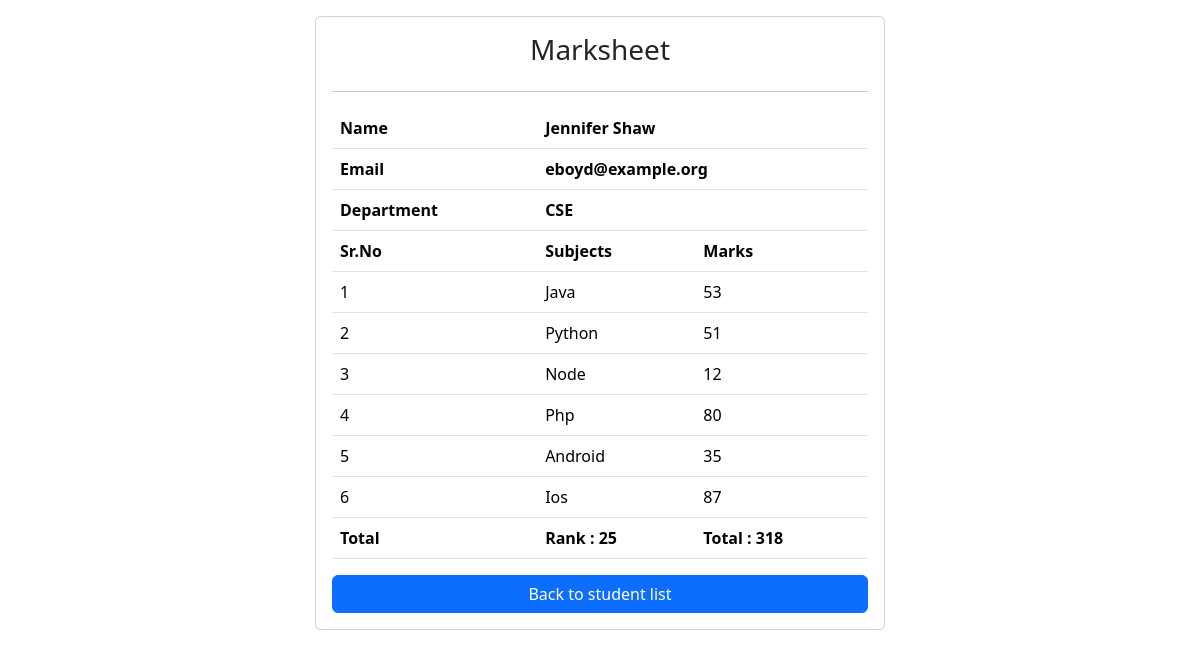
Screenshot of /marksheet?id=4 with the database file from the repository.
### app/models.py (models this page shows)
class Marks(models.Model):
    student = models.ForeignKey(Student, on_delete=models.CASCADE)
    subject = models.ForeignKey(Subject, on_delete=models.CASCADE)
    marks = models.IntegerField(default=0)

class Student(models.Model):
    dept = models.ForeignKey(Department,on_delete=models.CASCADE)
    stid = models.ForeignKey(StudentId,on_delete=models.CASCADE)
    name = models.CharField(max_length=30)
    email  =models.CharField(max_length=50)
    age = models.IntegerField()

class Department(models.Model):
    name = models.CharField(max_length=20)

class Subject(models.Model):
    name = models.CharField(max_length=20)

### app/views.py (the view)
# urls.py: path("marksheet",marksheet,name="marksheet")
def marksheet(request):
    id = int(request.GET['id'])
    allstudents =  Marks.objects.filter(student_id=id)
    sum =  allstudents.aggregate(total = Sum("marks"))
    rankstduents = Student.objects.annotate(total=Sum("marks__marks")).order_by("-total")
    count = 0
    for ranks in rankstduents:
        count+=1
        if ranks.id==id :
            break;
    return render(request,"marksheet.html",{"students":allstudents,"sum":sum,"count":count})

### app/templates/marksheet.html (shortened to what this page needs)
<!DOCTYPE html>
<html lang="en">
<head>
    <link href="https://cdn.jsdelivr.net/npm/bootstrap@5.3.6/dist/css/bootstrap.min.css" rel="stylesheet">
</head>
<body>
        <div class="container">
            <div class="row">
                <div class="col-6 mx-auto card p-3 mt-3">
                    <h3 align="center">Marksheet</h3>
                    <hr>
                    <table class="table">
                        <tr>
                            <th>Name</th>
                            <th colspan="2">{{students.0.student.name}}</th>
                        </tr>
                        <tr>
                            <th>Email</th>
                            <th colspan="2">{{students.0.student.email}}</th>
                        </tr>
                        <tr>
                            <th>Department</th>
                            <th colspan="2">{{students.0.student.dept.name}}</th>
                        </tr>
                        <tr>
                            <th>Sr.No</th>
                            <th>Subjects</th>
                            <th>Marks</th>
                        </tr>
                        {%for student in students%}
                        <tr>
                            <td>{{forloop.counter}}</td>
                            <td>{{student.subject.name}}</td>
                            <td>{{student.marks}}</td>
                        </tr>
                        {%endfor%}
                        <tr>
                            <th>Total</th>
                            <th>Rank : {{count}}</th>
                            <th>Total : {{sum.total}} </th>
                        </tr>
                    </table>
                    <a href="{%url 'index'%}" class="btn btn-primary">Back to student list</a>
                </div>
            </div>
        </div>
</body>
</html>

### rows the page displays
Marks: student.name "Jennifer Shaw", student.email "eboyd@example.org", student.name "CSE", subject.name "Java", marks "53"
Marks: subject.name "Python", marks "51"
Marks: subject.name "Node", marks "12"
Marks: subject.name "Php", marks "80"
Marks: subject.name "Android", marks "35"
Marks: subject.name "Ios", marks "87"

### other values shown
{{ count }} "25"
{{ sum.total }} "318"
